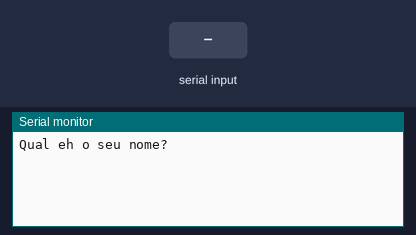
Recording of a sketch running on a simulated Arduino Uno, built with avr-gcc and run on an emulated ATmega328P. Parts: the last lines printed to the serial monitor. The test bench sets the inputs (shaded band).

Above: at 1.2 s.
1.3 s: "90,45\n" received over Serial
At 3.2 s:
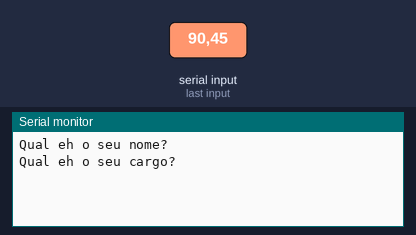
3.8 s: "30,150\n" received over Serial
At 5.1 s:
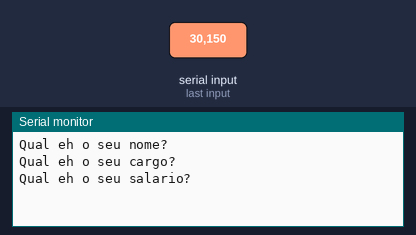
6.3 s: "5\n" received over Serial
At 8.6 s:
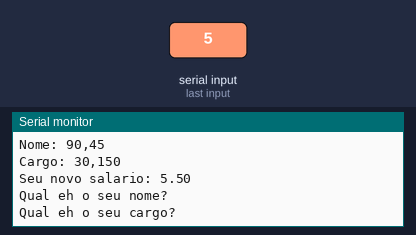

Measured:
- after the input at 1.3 s, the serial monitor: prints a new line after 1.0 s (image 1)
- after the input at 3.8 s, the serial monitor: prints a new line after 1.0 s (image 2)
- after the input at 6.3 s, the serial monitor: prints a new line at once (image 3)

The sketch:

lpmb_exerc_cio_71.ino
```cpp
/*
Faça um programa que receba o nome, cargo e salário de um funcionário. Calcule o
salário acrescido de 10%. Ao final exiba o nome, o cargo e o novo salário desse
funcionário.
*/

//Declaração de variáveis
String nome = "";
String cargo = "";
float salario;
float novoSalario;

void setup()
{
 Serial.begin(9600);
}

void loop()
{
  //Entrada
  Serial.println ("Qual eh o seu nome?");
while ( !Serial.available());
  nome = Serial.readString();

  Serial.println ("Qual eh o seu cargo?");
    while ( !Serial.available());
    cargo = Serial.readString();

  Serial.println ("Qual eh o seu salario?");
  while ( !Serial.available());
  salario = Serial.parseFloat();

  //Processamento

  novoSalario = salario * 0.10 + salario;

  //Saída
  Serial.println();
  Serial.println("Nome: " + (nome));
  Serial.println("Cargo: " + (cargo));
  Serial.println("Seu novo salario: " + String(novoSalario));
  Serial.println();
}
```
